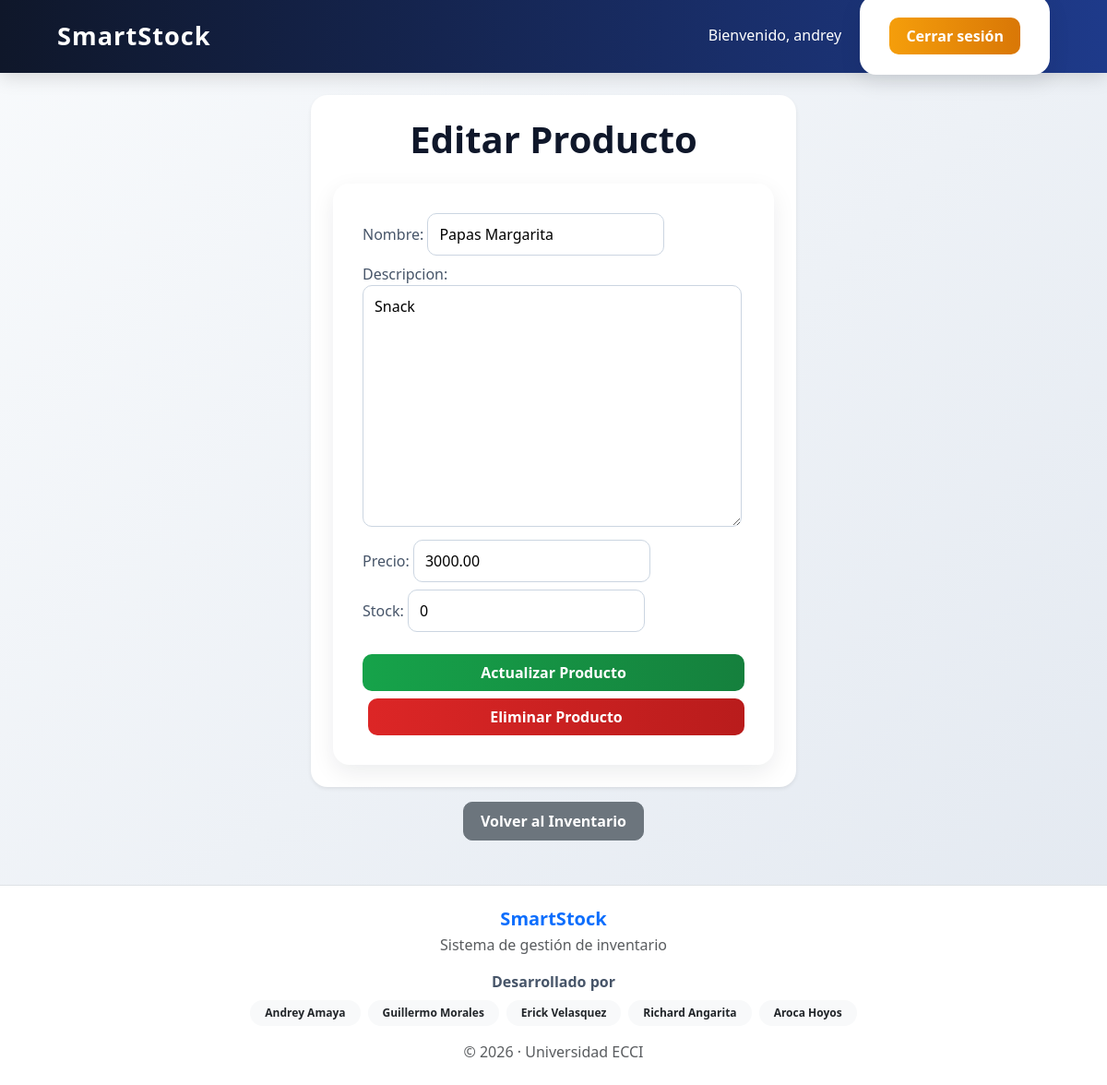
Screenshot of /productos/editar/3/ (signed in) with the database file from the repository.
### productos/models.py (models this page shows, shortened)
class Producto(models.Model):
    nombre = models.CharField(max_length=100)
    descripcion = models.TextField()
    precio = models.DecimalField(max_digits=10, decimal_places=2)
    stock = models.IntegerField()
    creado = models.DateTimeField(auto_now_add=True)

### productos/views.py (the view)
# urls.py: path('editar/<int:id>/', views.editar_producto, name='editar_producto'),
@login_required
def editar_producto(request, id):
    producto = Producto.objects.get(id=id)
    if request.method == 'POST':
        form = ProductoForm(request.POST, instance=producto)
        if form.is_valid():
            form.save()
            return redirect('lista_productos')
    else:
        form = ProductoForm(instance=producto)
    return render(request, 'productos/editar.html', {
        'form': form,
        'producto': producto
    })

### productos/forms.py
class ProductoForm(forms.ModelForm):
    class Meta:
        model = Producto
        fields = [
            'nombre',
            'descripcion',
            'precio',
            'stock',
        ]

### productos/templates/productos/editar.html (shortened to what this page needs)
{% extends 'base.html' %}
{% block content %}
<div class="row justify-content-center">
    <div class="col-md-8 col-lg-6">
        <div class="card shadow-sm border-0">
            <div class="card-body p-4">
                <h1 class="text-center mb-4">Editar Producto</h1>
                <form method="POST">
                    {{ form.as_p }}
                    <div class="d-grid gap-2 mt-4">
                        <button type="submit" class="btn btn-success">
                            Actualizar Producto
                        </button>
                        <a href="{% url 'eliminar_producto' producto.id %}"
                           class="btn btn-danger">
                            Eliminar Producto
                        </a>
                    </div>
                </form>
            </div>
        </div>
        <div class="text-center mt-3">
            <a href="{% url 'lista_productos' %}" class="btn btn-secondary">
                 Volver al Inventario
            </a>
        </div>
    </div>
</div>
{% endblock %}

### templates/base.html (shortened to what this page needs)
{% load static %}
<!DOCTYPE html>
<html lang="es">
<head>
    <link href="https://cdn.jsdelivr.net/npm/bootstrap@5.3.7/dist/css/bootstrap.min.css" rel="stylesheet">
    <link rel="stylesheet" href="{% static 'css/styles.css' %}">
</head>
<body class="bg-light">
    <nav class="navbar navbar-expand-lg navbar-dark bg-primary">
        <div class="container">
            <a class="navbar-brand" href="/productos/">SmartStock</a>
            <div class="ms-auto">
                {% if user.is_authenticated %}
                    <span class="text-white me-3">
                        Bienvenido, {{ user.username }}
                    </span>
                    <form method="post" action="{% url 'logout' %}" class="d-inline">
                        <button type="submit" class="btn btn-warning">
                            Cerrar sesión
                        </button>
                    </form>
                {% else %}
                    {% if request.path != '/login/' %}
                        <a href="{% url 'login' %}" class="btn btn-warning">
                            Iniciar sesión
                        </a>
                    {% endif %}
                {% endif %}
            </div>
        </div>
    </nav>
    <div class="container mt-4">
        {% block content %}
        {% endblock %}
    </div>
</body>
<footer class="mt-5 py-4 border-top bg-white">
    <div class="container">
        <div class="text-center mb-3">
            <h5 class="fw-bold text-primary mb-1">
                SmartStock
            </h5>
            <p class="text-muted mb-0">
                Sistema de gestión de inventario
            </p>
        </div>
        <div class="text-center mb-3">
            <p class="fw-semibold mb-2">
                Desarrollado por
            </p>
            <div class="d-flex flex-wrap justify-content-center gap-2">
                <span class="badge bg-light text-dark px-3 py-2 rounded-pill">
                    Andrey Amaya
                </span>
                <span class="badge bg-light text-dark px-3 py-2 rounded-pill">
                    Guillermo Morales
                </span>
                <span class="badge bg-light text-dark px-3 py-2 rounded-pill">
                    Erick Velasquez
                </span>
                <span class="badge bg-light text-dark px-3 py-2 rounded-pill">
                    Richard Angarita
                </span>
                <span class="badge bg-light text-dark px-3 py-2 rounded-pill">
                    Aroca Hoyos
                </span>
            </div>
        </div>
        <div class="text-center">
            <p class="text-muted mb-0">
                © 2026 · Universidad ECCI
            </p>
        </div>
    </div>
</footer>
</html>

### static/css/styles.css (style rules this page uses)
body { font-family: 'Segoe UI', Tahoma, Geneva, Verdana, sans-serif; background: linear-gradient(135deg, #f8fafc, #e2e8f0); margin: 0; padding: 0; color: #1e293b; }
.navbar { background: linear-gradient(90deg, #0f172a, #1e3a8a) !important; box-shadow: 0 4px 20px rgba(0, 0, 0, 0.15); padding-top: 14px; padding-bottom: 14px; }
.navbar-brand { font-size: 1.7rem; font-weight: 700; letter-spacing: 1px; color: #ffffff !important; }
.container { max-width: 1100px; }
.card { border: none; border-radius: 18px; box-shadow: 0 8px 24px rgba(15, 23, 42, 0.08); transition: all 0.3s ease; overflow: hidden; }
.card-body { padding: 1.5rem; }
h1, h2, h3 { font-weight: 700; color: #0f172a; }
h1 { margin-bottom: 1.5rem; }
p { color: #475569; margin-bottom: 0.5rem; }
.btn { border-radius: 10px; font-weight: 600; padding: 8px 18px; transition: all 0.25s ease; }
.btn-success { background: linear-gradient(90deg, #16a34a, #15803d); border: none; }
.btn-danger { background: linear-gradient(90deg, #dc2626, #b91c1c); border: none; }
.btn-warning { background: linear-gradient(90deg, #f59e0b, #d97706); border: none; color: white; }
form { background: white; padding: 2rem; border-radius: 18px; box-shadow: 0 8px 24px rgba(15, 23, 42, 0.08); }
input, textarea, select { border-radius: 10px !important; border: 1px solid #cbd5e1 !important; padding: 10px 12px !important; }
a { text-decoration: none; }
.btn + .btn { margin-left: 6px; }

### rows the page displays
Producto: nombre "Papas Margarita", descripcion "Snack", precio "3000.00", stock "0"

### other values shown
{{ user.username }} "andrey"
